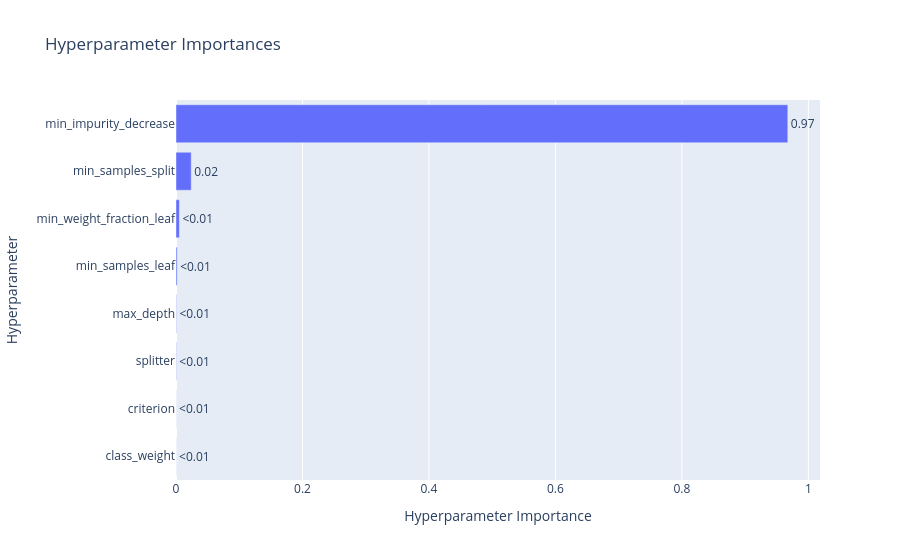

Notebook code cell kept with this figure:
### Markdown cell above
Model 2b：

### Code cell
if __name__ == "__main__":
    start_time = datetime.now()
    
    # set data
    model_id = "model_2b"
    model_category = "binary_tree"
    
    # load data
    X_data = pd.read_csv(f"data/X_train_{model_id}.csv", keep_default_na=False)
    y_data = pd.read_csv(f"data/y_train_{model_id}.csv", keep_default_na=False).values.ravel()

    # run 100 trails
    study = optuna.create_study(direction="maximize", study_name=f"{model_id}_tuning", sampler=optuna.samplers.TPESampler(seed=2020))
    study.optimize(lambda trial: objective_a(trial, X_data, y_data), n_trials=100, n_jobs=-1)
    # save as fig
    fig = optuna.visualization.plot_param_importances(study)
    fig.show()
    save_path = f"figures/{model_id}_{model_category}_param_importance.png"
    fig.write_image(save_path)
    print(f"Time: {datetime.now() - start_time}")

### Figure 1 — Plotly figure (JSON) as saved in the notebook; plotly's stock layout.template omitted (floating-point values rounded to 4 significant figures)
{"data": [{"cliponaxis": false, "hovertemplate": ["class_weight (CategoricalDistribution): 0.00010257993234615186<extra></extra>", "criterion (CategoricalDistribution): 0.00011156235535436262<extra></extra>", "splitter (CategoricalDistribution): 0.000506295742900772<extra></extra>", "max_depth (IntDistribution): 0.000577855409230085<extra></extra>", "min_samples_leaf (IntDistribution): 0.0017792199948695746<extra></extra>", "min_weight_fraction_leaf (FloatDistribution): 0.005337384572616915<extra></extra>", "min_samples_split (IntDistribution): 0.024094603199077275<extra></extra>", "min_impurity_decrease (FloatDistribution): 0.9674904987936049<extra></extra>"], "name": "Objective Value", "orientation": "h", "text": ["<0.01", "<0.01", "<0.01", "<0.01", "<0.01", "<0.01", "0.02", "0.97"], "textposition": "outside", "type": "bar", "x": [0.0001026, 0.0001116, 0.0005063, 0.0005779, 0.001779, 0.005337, 0.02409, 0.9675], "y": ["class_weight", "criterion", "splitter", "max_depth", "min_samples_leaf", "min_weight_fraction_leaf", "min_samples_split", "min_impurity_decrease"]}], "layout": {"title": {"text": "Hyperparameter Importances"}, "xaxis": {"title": {"text": "Hyperparameter Importance"}}, "yaxis": {"title": {"text": "Hyperparameter"}}}}
